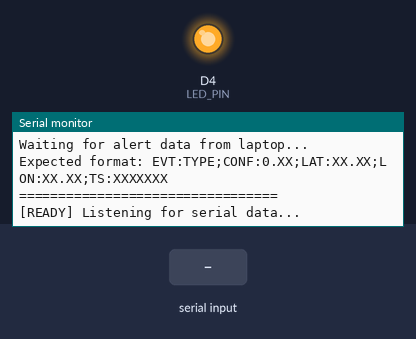
Simulated run of this sketch. Board: ESP8266 (Wemos D1 mini). On the bench: output pins drawn as LEDs (lit = HIGH), the last lines printed to the serial monitor. The test bench sets the inputs (shaded band). No radio packets arrive unless stated; pins used as bus, display or sensor lines are not drawn.

Above: at 4.4 s.
4.5 s: "EVT:\n" received over Serial
At 5.2 s:
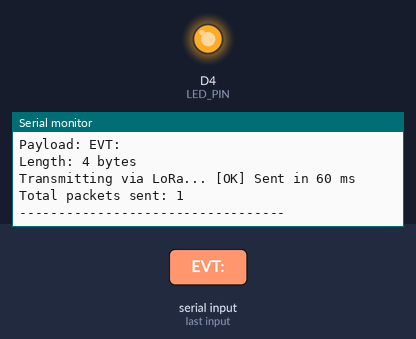
6.0 s: "1\n" received over Serial
At 6.7 s:
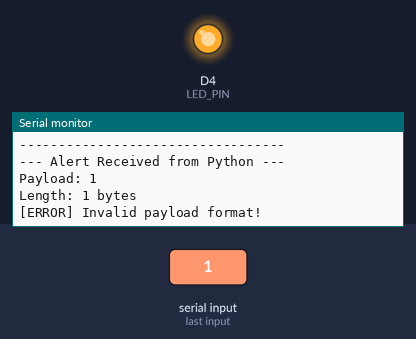

Measured:
- after the input at 4.5 s, the serial monitor: prints a new line at once (image 1)
- after the input at 6.0 s, the serial monitor: prints a new line at once (image 2)

The sketch:

node1_transmitter.ino
```cpp
/*
 * Node 1 ESP8266 Transmitter - Production Version
 *
 * Reads alert data from laptop via Serial (115200 baud)
 * Transmits alert packets via LoRa (433 MHz)
 *
 * Expected Serial input format:
 * EVT:GUNSHOT;CONF:0.91;LAT:27.70;LON:85.33;TS:1735119862\n
 *
 * Hardware:
 * - ESP8266 (NodeMCU, Wemos D1 Mini, etc.)
 * - LoRa RA-02 (433 MHz)
 *
 * Pin Connections:
 * LoRa NSS  -> D4 (GPIO2)
 * LoRa RST  -> D0 (GPIO16)
 * LoRa DIO0 -> D2 (GPIO4)
 * LoRa SCK  -> D5 (GPIO14)
 * LoRa MISO -> D6 (GPIO12)
 * LoRa MOSI -> D7 (GPIO13)
 *
 * IMPORTANT: Use 3.3V for LoRa module, NOT 5V!
 */

#include <Arduino.h>
#include <SPI.h>
#include <LoRa.h>

// -------- LoRa Configuration --------
#define LORA_SS   D4    // NSS pin
#define LORA_RST  D0    // Reset pin
#define LORA_DIO0 D2    // DIO0 pin
#define LORA_FREQ 433E6 // 433 MHz

// -------- LoRa Parameters --------
#define SPREADING_FACTOR 7
#define SIGNAL_BANDWIDTH 125E3
#define TX_POWER 17

// -------- Serial Configuration --------
#define SERIAL_BAUD 115200
#define MAX_PACKET_SIZE 255

// -------- Status LED --------
#define LED_PIN LED_BUILTIN

// -------- Variables --------
String incomingData = "";
unsigned long packetCount = 0;

void setup() {
  // Initialize Serial
  Serial.begin(SERIAL_BAUD);
  delay(2000);

  // Initialize LED
  pinMode(LED_PIN, OUTPUT);
  digitalWrite(LED_PIN, HIGH); // LED OFF (active low)

  Serial.println();
  Serial.println("=================================");
  Serial.println("Node 1 - LoRa Transmitter");
  Serial.println("=================================");
  Serial.println();

  // Initialize LoRa
  SPI.begin();

  pinMode(LORA_RST, OUTPUT);
  digitalWrite(LORA_RST, LOW);
  delay(10);
  digitalWrite(LORA_RST, HIGH);
  delay(10);

  LoRa.setPins(LORA_SS, LORA_RST, LORA_DIO0);

  Serial.print("Initializing LoRa at ");
  Serial.print(LORA_FREQ / 1E6);
  Serial.println(" MHz...");

  // Retry logic
  int retries = 0;
  bool loraInitialized = false;

  while (retries < 5 && !loraInitialized) {
    if (LoRa.begin(LORA_FREQ)) {
      loraInitialized = true;
      break;
    }
    retries++;
    Serial.print("Retry ");
    Serial.print(retries);
    Serial.println("/5");
    delay(500);
    yield();
  }

  if (!loraInitialized) {
    Serial.println("[ERROR] LoRa initialization failed!");
    while (1) {
      digitalWrite(LED_PIN, LOW);
      delay(100);
      digitalWrite(LED_PIN, HIGH);
      delay(100);
      yield();
    }
  }

  // Configure LoRa
  LoRa.setSpreadingFactor(SPREADING_FACTOR);
  LoRa.setSignalBandwidth(SIGNAL_BANDWIDTH);
  LoRa.setTxPower(TX_POWER);
  LoRa.enableCrc();

  Serial.println("[OK] LoRa initialized successfully!");
  Serial.println();
  Serial.println("Waiting for alert data from laptop...");
  Serial.println("Expected format: EVT:TYPE;CONF:0.XX;LAT:XX.XX;LON:XX.XX;TS:XXXXXXX");
  Serial.println("=================================");
  Serial.println();

  // Ready blink
  for (int i = 0; i < 3; i++) {
    digitalWrite(LED_PIN, LOW);
    delay(200);
    digitalWrite(LED_PIN, HIGH);
    delay(200);
  }

  Serial.println("[READY] Listening for serial data...");
}

void loop() {
  yield();

  // Read data from Serial (laptop)
  while (Serial.available() > 0) {
    char c = Serial.read();

    if (c == '\n' || c == '\r') {
      // End of line - process the data
      if (incomingData.length() > 0) {
        processAndTransmit(incomingData);
        incomingData = "";
      }
    } else {
      // Add character to buffer
      incomingData += c;

      // Prevent buffer overflow
      if (incomingData.length() > MAX_PACKET_SIZE) {
        Serial.println("[WARN] Packet too large, truncating");
        incomingData = incomingData.substring(0, MAX_PACKET_SIZE);
      }
    }
  }

  delay(10);
}

void processAndTransmit(String payload) {
  Serial.println();
  Serial.println("--- Alert Received from Python ---");
  Serial.print("Payload: ");
  Serial.println(payload);
  Serial.print("Length: ");
  Serial.print(payload.length());
  Serial.println(" bytes");

  // Validate payload
  if (payload.indexOf("EVT:") == -1) {
    Serial.println("[ERROR] Invalid payload format!");
    return;
  }

  // Transmit via LoRa
  digitalWrite(LED_PIN, LOW); // LED ON

  Serial.print("Transmitting via LoRa... ");
  unsigned long txStart = millis();

  LoRa.beginPacket();
  LoRa.print(payload);
  LoRa.endPacket();

  unsigned long txDuration = millis() - txStart;

  digitalWrite(LED_PIN, HIGH); // LED OFF

  Serial.print("[OK] Sent in ");
  Serial.print(txDuration);
  Serial.println(" ms");

  packetCount++;
  Serial.print("Total packets sent: ");
  Serial.println(packetCount);
  Serial.println("----------------------------------");
  Serial.println();
}
```
